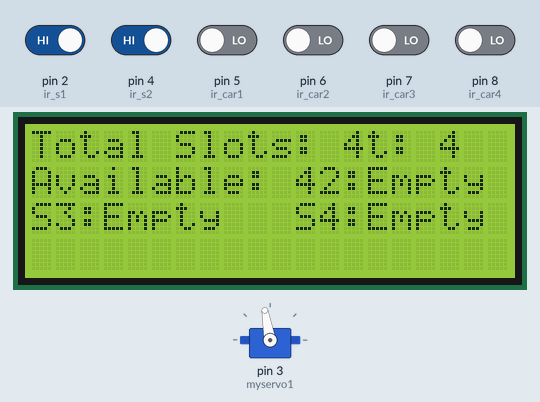
Recording of a sketch running on a simulated Arduino Uno, built with avr-gcc and run on an emulated ATmega328P. On the bench: servo, 20×4 character LCD. Inputs (shaded band) come from the test bench; at power-on: pin 2 (ir_s1), pin 4 (ir_s2) HIGH, pin 5 (ir_car1), pin 6 (ir_car2), pin 7 (ir_car3), pin 8 (ir_car4) LOW. What the sketch prints to the serial monitor is not drawn.

Above: at 11.3 s.
11.4 s: pin 6 (ir_car2) driven HIGH
At 12.6 s:
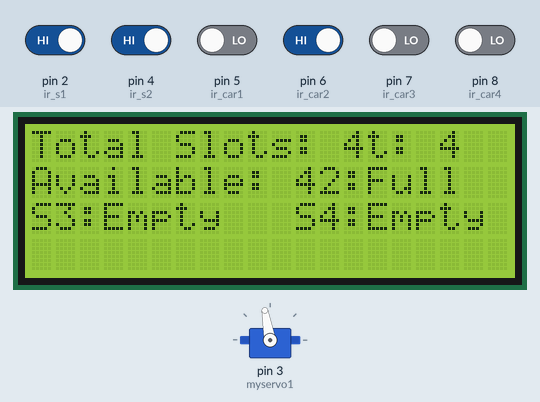
14.4 s: pin 7 (ir_car3) driven HIGH
At 15.2 s:
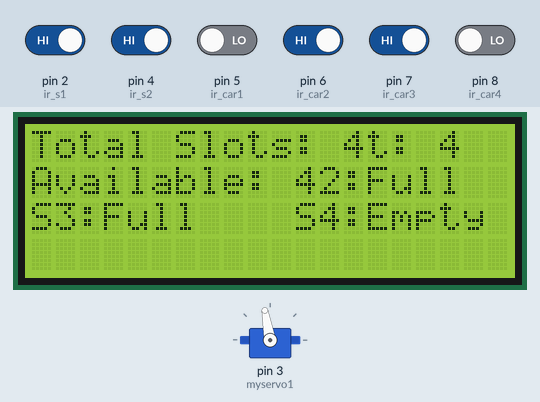
17.4 s: pin 8 (ir_car4) driven HIGH
At 18.7 s:
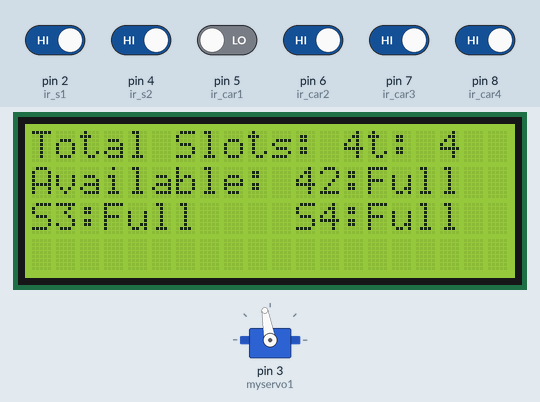
20.4 s: pin 5 (ir_car1) driven HIGH
23.4 s: pin 6 (ir_car2) driven LOW
At 24.8 s:
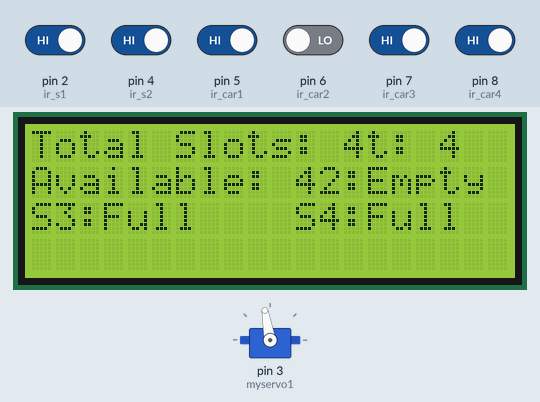
26.4 s: pin 7 (ir_car3) driven LOW
At 27.6 s:
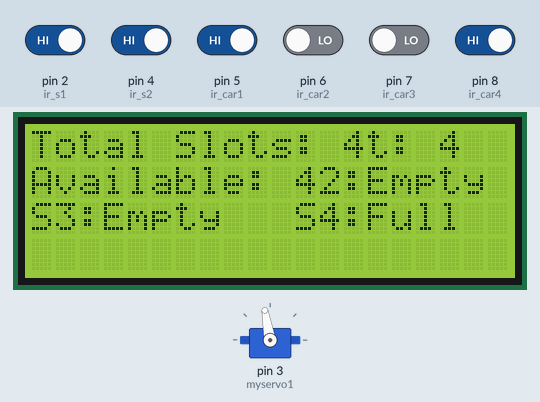
Timing chart, 0 to 29.4 s (numbered marks = the images above; inputs shaded):
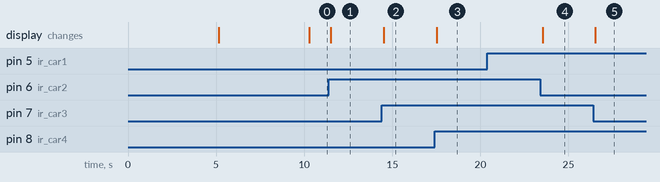

Measured:
- after the input at 11.4 s, the display: changes after 0.12 s (image 1)
- after the input at 14.4 s, the display: changes after 0.13 s (image 2)
- after the input at 17.4 s, the display: changes after 0.13 s (image 3)
- after the input at 20.4 s, every drawn part: stays the same
- after the input at 23.4 s, the display: changes after 0.14 s (image 4)
- after the input at 26.4 s, the display: changes after 0.12 s (image 5)

The sketch:

Car_Parking_System.ino
```cpp
#include <TaskScheduler.h>
#include <Wire.h>
#include <LiquidCrystal_I2C.h>
#include <Servo.h>
#include <ArduinoQueue.h>
Scheduler scheduler;
LiquidCrystal_I2C lcd(0x27, 20, 4);
Servo myservo1;
#define ir_s1 2 // Entrance sensor
#define ir_s2 4 // Exit sensor
#define Total 4 // Limited parking slots
#define ir_car1 5 // Car sensor for slot 1
#define ir_car2 6 // Car sensor for slot 2
#define ir_car3 7 // Car sensor for slot 3
#define ir_car4 8 // Car sensor for slot 4
int Space;
int flag1 = 0;
int flag2 = 0;
// Sensor variables
int S1 = 0, S2 = 0, S3 = 0, S4 = 0;
// Declare Read_Sensor function
void Read_Sensor();
// Define callback functions for tasks
void task1();
void task2();
void task3();
// Define Task objects
Task t1(1000, TASK_FOREVER, &task1);
Task t2(2000, TASK_FOREVER, &task2);
Task t3(100, TASK_FOREVER, &task3);
// FIFO Queue for managing cars waiting to enter
ArduinoQueue<int> carQueue;
void setup() {
pinMode(ir_s1, INPUT);
pinMode(ir_s2, INPUT);
pinMode(ir_car1, INPUT);
pinMode(ir_car2, INPUT);
pinMode(ir_car3, INPUT);
pinMode(ir_car4, INPUT);
myservo1.attach(3);
myservo1.write(100);
lcd.init();
lcd.backlight();
lcd.setCursor(0, 1);
lcd.print(" Hi Welcome To ");
lcd.setCursor(0, 2);
lcd.print(" JustDoElectronics");
delay(5000);
lcd.clear();
lcd.setCursor(0, 0);
lcd.print(" Today's Project ");
lcd.setCursor(0, 1);
lcd.print(" Car Parking ");
lcd.setCursor(0, 2);
lcd.print(" System ");
delay(5000);
lcd.clear();
Space = Total;
Serial.begin(9600); // Initialize serial communication
scheduler.init();
scheduler.addTask(t1);
scheduler.addTask(t2);
scheduler.addTask(t3);
scheduler.enableAll(); // Start all tasks
}
void loop() {
scheduler.execute();
// Your existing loop logic for parking system
if (digitalRead(ir_s1) == LOW && flag1 == 0) {
// Existing logic for car entrance
// Enqueue the car ID or any identifier
if (Space > 0) {
flag1 = 1;
if (flag2 == 0) {
myservo1.write(0);
Space = Space - 1;
carQueue.enqueue(1); // Enqueue the car ID or any identifier
}
} else {
lcd.setCursor(0, 0);
lcd.print(" Parking Full ");
lcd.setCursor(0, 1);
lcd.print(" No Entry Allowed ");
delay(1000);
lcd.clear();
}
}
if (digitalRead(ir_s2) == LOW && flag2 == 0) {
// Existing logic for car exit
// Dequeue the car that is exiting
flag2 = 1;
if (flag1 == 0) {
if (!carQueue.isEmpty()) {
myservo1.write(0);
Space = Space + 1;
int carId = carQueue.dequeue(); // Dequeue the car ID or any identifier
Serial.print("Car exited with ID: ");
Serial.println(carId);
}
}
}
if (flag1 == 1 && flag2 == 1) {
// Existing logic when both flags are set
delay(1000);
myservo1.write(100);
flag1 = 0, flag2 = 0;
}
lcd.setCursor(0, 0);
lcd.print("Total Slots: ");
lcd.print(Total);
lcd.setCursor(0, 1);
lcd.print("Available: ");
lcd.print(Space);
}
void task1() {
// Car entrance logic
Serial.println("Car entered the parking lot");
lcd.clear();
lcd.setCursor(0, 0);
lcd.print("Car Entered: Slot ");
lcd.print(Total - Space);
lcd.setCursor(0, 1);
lcd.print("Available: ");
lcd.print(Space);
}
void task2() {
// Car exit logic
Serial.println("Car exited the parking lot");
lcd.clear();
lcd.setCursor(0, 0);
lcd.print("Car Exited: Slot ");
lcd.print(Total - Space + 1);
lcd.setCursor(0, 1);
lcd.print("Available: ");
lcd.print(Space);
}
void task3() {
// Read sensors and update display
Read_Sensor();
lcd.setCursor(0, 0);
lcd.print(" Available Slot: ");
lcd.print(Space);
lcd.print(" ");
lcd.setCursor(0, 1);
lcd.print("S1:");
lcd.print(S1 == 1 ? "Full " : "Empty");
lcd.setCursor(11, 1);
lcd.print("S2:");
lcd.print(S2 == 1 ? "Full " : "Empty");
lcd.setCursor(0, 2);
lcd.print("S3:");
lcd.print(S3 == 1 ? "Full " : "Empty");
lcd.setCursor(11, 2);
lcd.print("S4:");
lcd.print(S4 == 1 ? "Full " : "Empty");
}
// Function to read sensor values
void Read_Sensor() {
S1 = digitalRead(ir_car1);
S2 = digitalRead(ir_car2);
S3 = digitalRead(ir_car3);
S4 = digitalRead(ir_car4);
}
```
